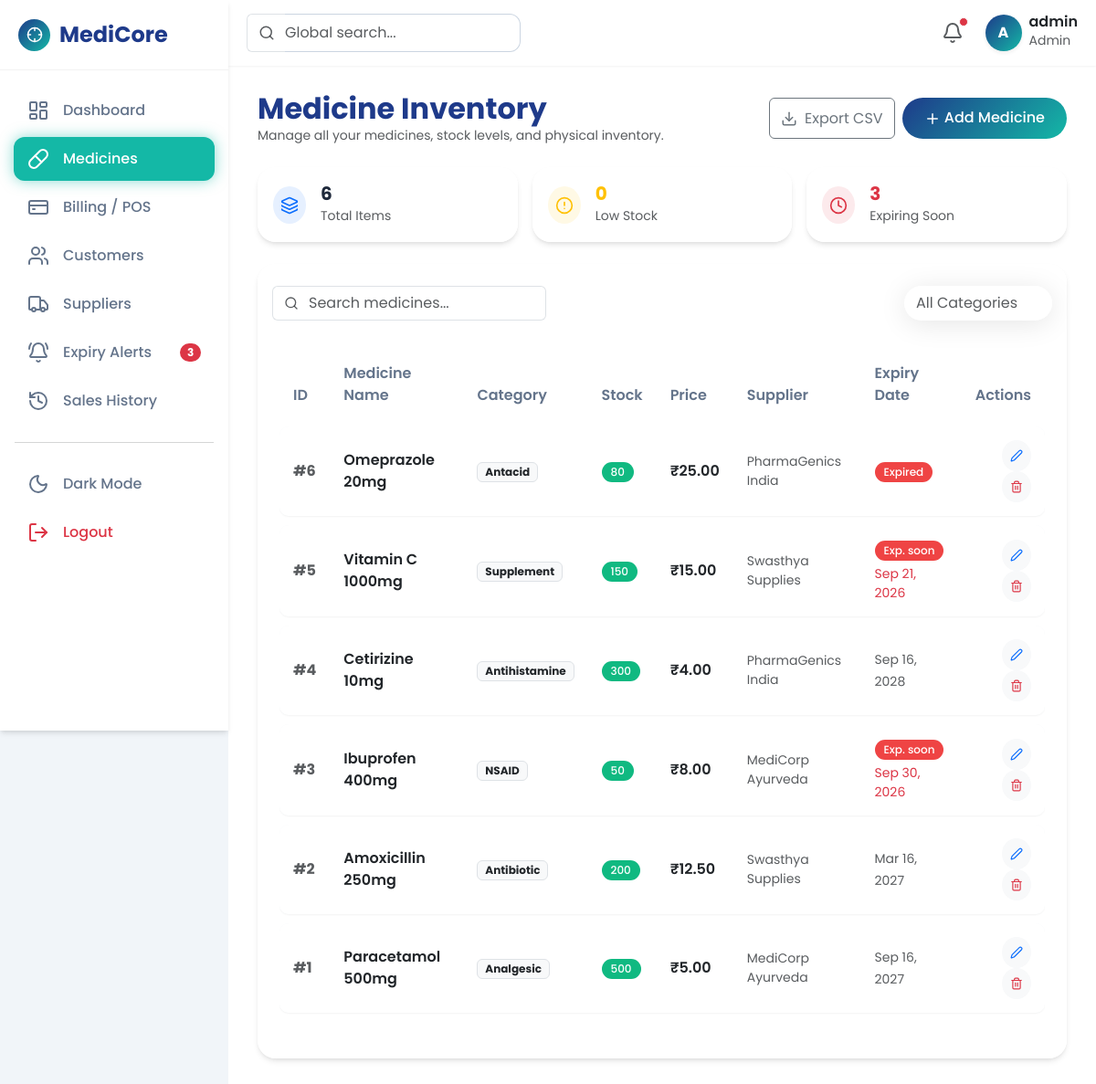
The page /medicines.php (signed in) on the database its author committed.
### tables this page shows
CREATE TABLE IF NOT EXISTS medicines (
    id INT AUTO_INCREMENT PRIMARY KEY,
    name VARCHAR(100) NOT NULL,
    category VARCHAR(50) NOT NULL,
    quantity INT NOT NULL DEFAULT 0,
    price DECIMAL(10, 2) NOT NULL,
    supplier_id INT,
    expiry_date DATE NOT NULL,
    created_at TIMESTAMP DEFAULT CURRENT_TIMESTAMP,
    FOREIGN KEY (supplier_id) REFERENCES suppliers(id) ON DELETE SET NULL
);

CREATE TABLE IF NOT EXISTS suppliers (
    id INT AUTO_INCREMENT PRIMARY KEY,
    name VARCHAR(100) NOT NULL,
    contact_person VARCHAR(100),
    phone VARCHAR(20),
    email VARCHAR(100),
    status ENUM('Active', 'Inactive') DEFAULT 'Active',
    created_at TIMESTAMP DEFAULT CURRENT_TIMESTAMP
);

### medicines.php (the view, shortened to what this page needs)
<?php
require_once 'includes/db.php';
require_once 'includes/header.php';
require_once 'includes/sidebar.php';
$params = [];
$query = "SELECT m.*, s.name as supplier_name FROM medicines m LEFT JOIN suppliers s ON m.supplier_id = s.id";
$query .= " ORDER BY m.id DESC";
$stmt = $pdo->prepare($query);
$stmt->execute($params);
$medicines = $stmt->fetchAll();
?>
<div class="container-fluid">
    <div class="d-flex justify-content-between align-items-center mb-4 mt-2" data-aos="fade-down">
        <div>
            <h2 class="fw-bold text-deep-blue m-0">Medicine Inventory</h2>
            <p class="text-muted small mb-0">Manage all your medicines, stock levels, and physical inventory.</p>
        </div>
        <div class="d-flex gap-2">
            <a href="api/export_csv.php?table=medicines" class="btn btn-outline-secondary d-flex align-items-center gap-2">
                <i data-lucide="download" width="18"></i> Export CSV
            </a>
            <button class="btn btn-custom" data-bs-toggle="modal" data-bs-target="#medicineModal" onclick="openAddModal()">
                <i data-lucide="plus" width="18"></i> Add Medicine
            </button>
        </div>
    </div>
    <div class="row g-3 mb-4" data-aos="fade-up">
        <div class="col-md-4">
            <div class="glass-card stat-card p-3 d-flex align-items-center active" onclick="setQuickFilter('all')" pointer style="cursor: pointer;">
                <div class="bg-primary bg-opacity-10 text-primary p-2 rounded-circle me-3"><i data-lucide="layers" width="20"></i></div>
                <div><h5 class="fw-bold mb-0"><?= count($medicines) ?></h5><small class="text-muted">Total Items</small></div>
            </div>
        </div>
        <div class="col-md-4">
            <div class="glass-card stat-card p-3 d-flex align-items-center" onclick="setQuickFilter('low_stock')" style="cursor: pointer;">
                <div class="bg-warning bg-opacity-10 text-warning p-2 rounded-circle me-3"><i data-lucide="alert-circle" width="20"></i></div>
                <?php $low = count(array_filter($medicines, fn($m) => $m['quantity'] < 50)); ?>
                <div><h5 class="fw-bold mb-0 text-warning"><?= $low ?></h5><small class="text-muted">Low Stock</small></div>
            </div>
        </div>
        <div class="col-md-4">
            <div class="glass-card stat-card p-3 d-flex align-items-center" onclick="setQuickFilter('expiry')" style="cursor: pointer;">
                <div class="bg-danger bg-opacity-10 text-danger p-2 rounded-circle me-3"><i data-lucide="clock" width="20"></i></div>
                <?php $exp = count(array_filter($medicines, fn($m) => strtotime($m['expiry_date']) < strtotime('+30 days'))); ?>
                <div><h5 class="fw-bold mb-0 text-danger"><?= $exp ?></h5><small class="text-muted">Expiring Soon</small></div>
            </div>
        </div>
    </div>
    <div class="card glass-card border-0" data-aos="fade-up" data-aos-delay="100">
        <div class="card-header bg-transparent border-0 pt-4 pb-2 d-flex justify-content-between align-items-center">
            <div class="input-group" style="max-width: 300px;">
                <span class="input-group-text bg-white border-end-0 text-muted"><i data-lucide="search" width="16"></i></span>
                <input type="text" id="searchInput" class="form-control border-start-0 ps-0" placeholder="Search medicines...">
            </div>
            <div class="d-flex gap-2">
                <select id="categoryFilter" class="form-select w-auto glass-effect text-muted small">
                    <option value="">All Categories</option>
                </select>
            </div>
        </div>
        <div class="card-body px-4 pb-4">
            <div class="table-responsive">
                <table class="table table-modern" id="medicinesTable">
                    <thead>
                        <tr>
                            <th>ID</th>
                            <th>Medicine Name</th>
                            <th>Category</th>
                            <th>Stock</th>
                            <th>Price</th>
                            <th>Supplier</th>
                            <th>Expiry Date</th>
                            <th class="text-end">Actions</th>
                        </tr>
                    </thead>
                    <tbody>
                        <?php foreach($medicines as $med):
                            $is_low = $med['quantity'] < 50;
                            $exp_time = strtotime($med['expiry_date']);
                            $is_expiring = $exp_time < strtotime('+30 days');
                            $is_expired = $exp_time < time();
                        ?>
                        <tr class="medicine-row"
                            data-name="<?= strtolower($med['name']) ?>"
                            data-category="<?= strtolower($med['category']) ?>"
                            data-low="<?= $is_low ? 'true' : 'false' ?>"
                            data-expiry="<?= $is_expiring ? 'true' : 'false' ?>"
                        >
                            <td class="fw-bold text-muted">#<?= $med['id'] ?></td>
                            <td>
                                <div class="fw-semibold text-dark"><?= htmlspecialchars($med['name']) ?></div>
                            </td>
                            <td><span class="badge bg-light text-dark border"><?= htmlspecialchars($med['category']) ?></span></td>
                            <td>
                                <?php if($is_low): ?>
                                    <span class="badge badge-warning"><i data-lucide="alert-triangle" width="12" class="me-1"></i><?= $med['quantity'] ?></span>
                                <?php else: ?>
                                    <span class="badge badge-success"><?= $med['quantity'] ?></span>
                                <?php endif; ?>
                            </td>
                            <td class="fw-semibold">₹<?= number_format($med['price'], 2) ?></td>
                            <td class="small text-muted"><?= htmlspecialchars($med['supplier_name'] ?? 'N/A') ?></td>
                            <td>
                                <?php if($is_expired): ?>
                                    <span class="badge badge-danger">Expired</span>
                                <?php elseif($is_expiring): ?>
                                    <span class="badge badge-danger">Exp. soon</span>
                                    <div class="small text-danger mt-1"><?= date('M d, Y', strtotime($med['expiry_date'])) ?></div>
                                <?php else: ?>
                                    <span class="text-muted small"><?= date('M d, Y', strtotime($med['expiry_date'])) ?></span>
                                <?php endif; ?>
                            </td>
                            <td class="text-end">
                                <button class="btn btn-sm btn-light text-primary rounded-circle" onclick="editMedicine(<?= $med['id'] ?>)" title="Edit">
                                    <i data-lucide="edit-2" width="14"></i>
                                </button>
                                <button class="btn btn-sm btn-light text-danger rounded-circle ms-1" onclick="deleteMedicine(<?= $med['id'] ?>)" title="Delete">
                                    <i data-lucide="trash-2" width="14"></i>
                                </button>
                            </td>
                        </tr>
                        <?php endforeach; ?>
                    </tbody>
                </table>
            </div>
        </div>
    </div>
</div>
<?php require_once 'includes/footer.php'; ?>

### rows shown on the page
medicines: id "6", name "Omeprazole 20mg", category "Antacid", quantity "80", price "25.00", supplier.name "PharmaGenics India", expiry_date "Expired"
medicines: id "5", name "Vitamin C 1000mg", category "Supplement", quantity "150", price "15.00", supplier.name "Swasthya Supplies", expiry_date "Sep 21, 2026"
medicines: id "4", name "Cetirizine 10mg", category "Antihistamine", quantity "300", price "4.00", supplier.name "PharmaGenics India", expiry_date "Sep 16, 2028"
medicines: id "3", name "Ibuprofen 400mg", category "NSAID", quantity "50", price "8.00", supplier.name "MediCorp Ayurveda", expiry_date "Sep 30, 2026"
medicines: id "2", name "Amoxicillin 250mg", category "Antibiotic", quantity "200", price "12.50", supplier.name "Swasthya Supplies", expiry_date "Mar 16, 2027"
medicines: id "1", name "Paracetamol 500mg", category "Analgesic", quantity "500", price "5.00", supplier.name "MediCorp Ayurveda", expiry_date "Sep 16, 2027"

### other values the page prints
substr($_SESSION['username'] ?? 'A', 0, 1) "A"
$_SESSION['username'] "admin"
$_SESSION['role'] "Admin"
count($medicines) "6"
$low "0"
$exp "3"
